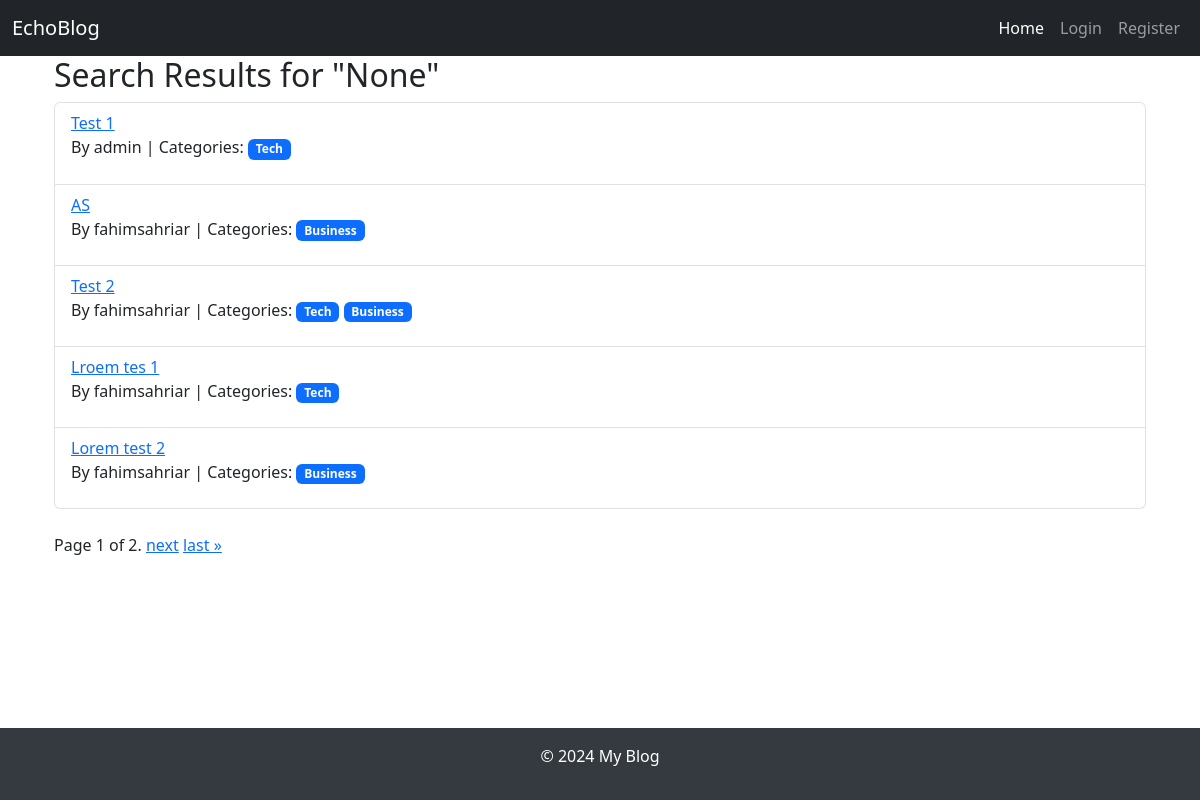
The app's page /search/, older data.
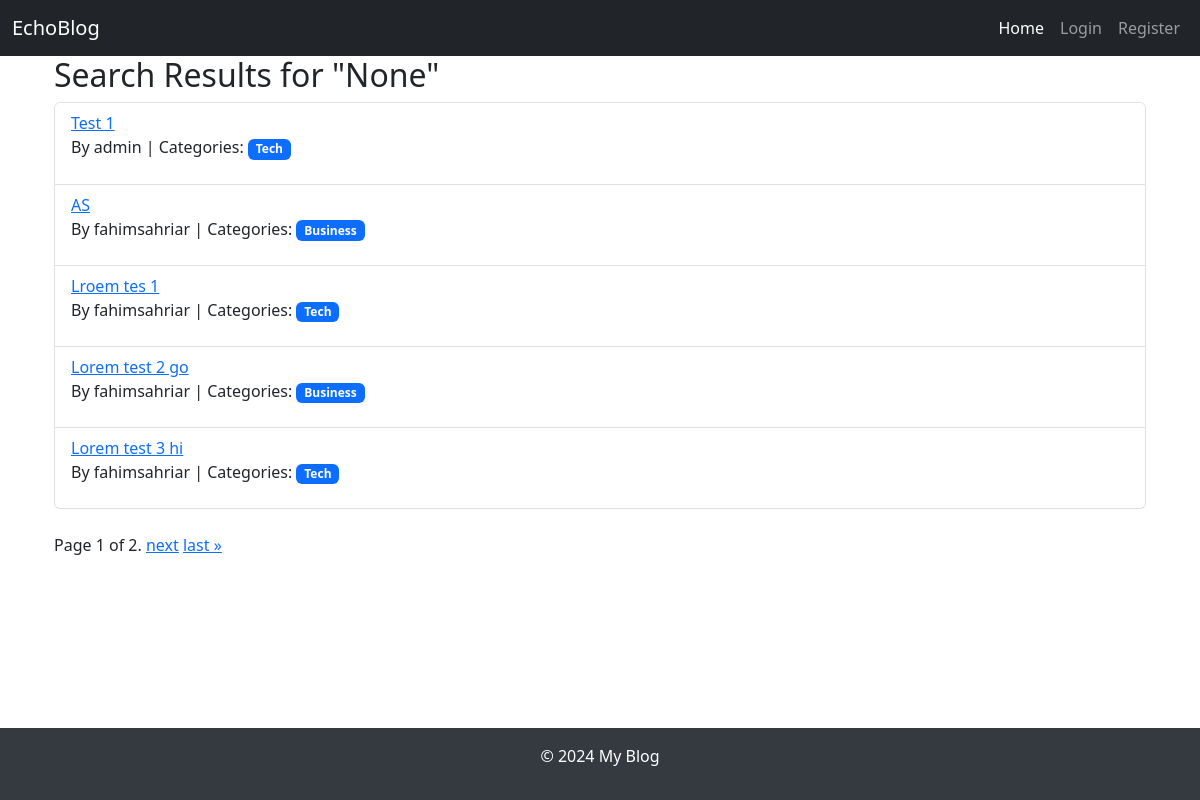
The same page, newer data.
### main/models.py (models this page shows, shortened)
class Post(models.Model):
    title = models.CharField(max_length=200)
    content = models.TextField(null=True)
    author = models.ForeignKey(User, on_delete=models.CASCADE, null=True)
    created_at = models.DateTimeField(auto_now_add=True)
    updated_at = models.DateTimeField(auto_now=True)
    categories = models.ManyToManyField('Category')
    likes = models.ManyToManyField(User, related_name='post_likes', blank=True)

class Category(models.Model):
    name = models.CharField(max_length=100)

### main/views.py (the view)
# urls.py: path('search/', views.search_posts, name='search_posts'),
def search_posts(request):
    query = request.GET.get('q')
    posts = Post.objects.all()
    if query:
        posts = posts.filter(
            Q(title__icontains=query) |  # Search by title
            Q(author__username__icontains=query) |  # Search by author username
            Q(categories__name__icontains=query)  # Search by category name
        ).distinct()
    paginator = Paginator(posts, 5)  # Show 5 posts per page
    page_number = request.GET.get('page')
    posts_page = paginator.get_page(page_number)
    return render(request, 'blog/search_results.html', {'posts': posts_page, 'query': query})

### templates/blog/search_results.html (shortened to what this page needs)
{% extends 'blog/base.html' %}
{% block content %}
<div class="container">
    <h2>Search Results for "{{ query }}"</h2>
    {% if posts %}
        <ul class="list-group">
            {% for post in posts %}
                <li class="list-group-item">
                    <a href="{% url 'post_detail' post.id %}">{{ post.title }}</a>
                    <p>By {{ post.author.username }} | Categories:
                        {% for category in post.categories.all %}
                            <span class="badge bg-primary">{{ category.name }}</span>
                        {% endfor %}
                    </p>
                </li>
            {% endfor %}
        </ul>
        <div class="pagination mt-4">
            <span class="step-links">
                <span class="current">
                    Page {{ posts.number }} of {{ posts.paginator.num_pages }}.
                </span>
                {% if posts.has_next %}
                    <a href="?q={{ query }}&page={{ posts.next_page_number }}">next</a>
                    <a href="?q={{ query }}&page={{ posts.paginator.num_pages }}">last &raquo;</a>
                {% endif %}
            </span>
        </div>
    {% else %}
        <p>No results found.</p>
    {% endif %}
</div>
{% endblock %}

Row changes from the older to the newer data that the page shows:
removed Post: title "Test 2", author.username "fahimsahriar", Category (name "Tech"), Category (name "Business")
changed Post: title "Lorem test 2" → "Lorem test 2 go"
now on this page (row edited): Post: title "Lorem test 3 hi", author.username "fahimsahriar", Category (name "Tech")
